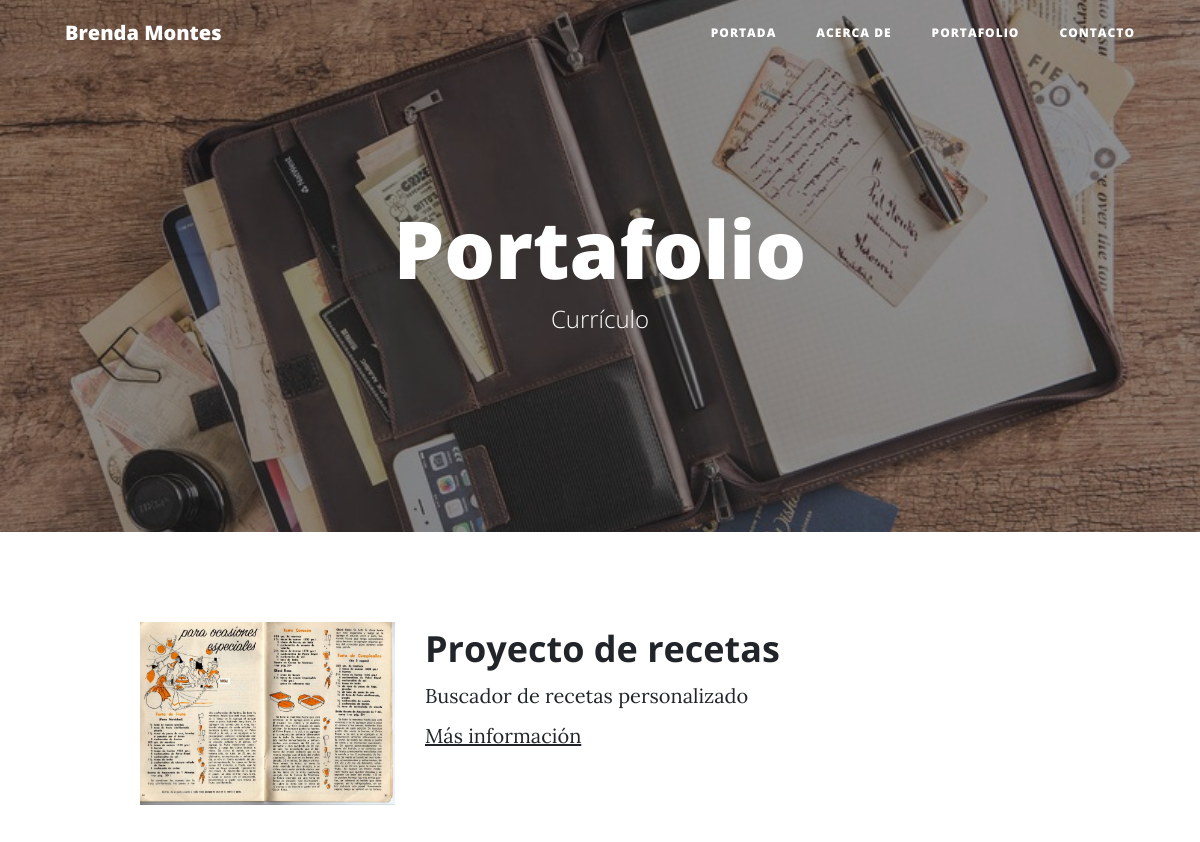
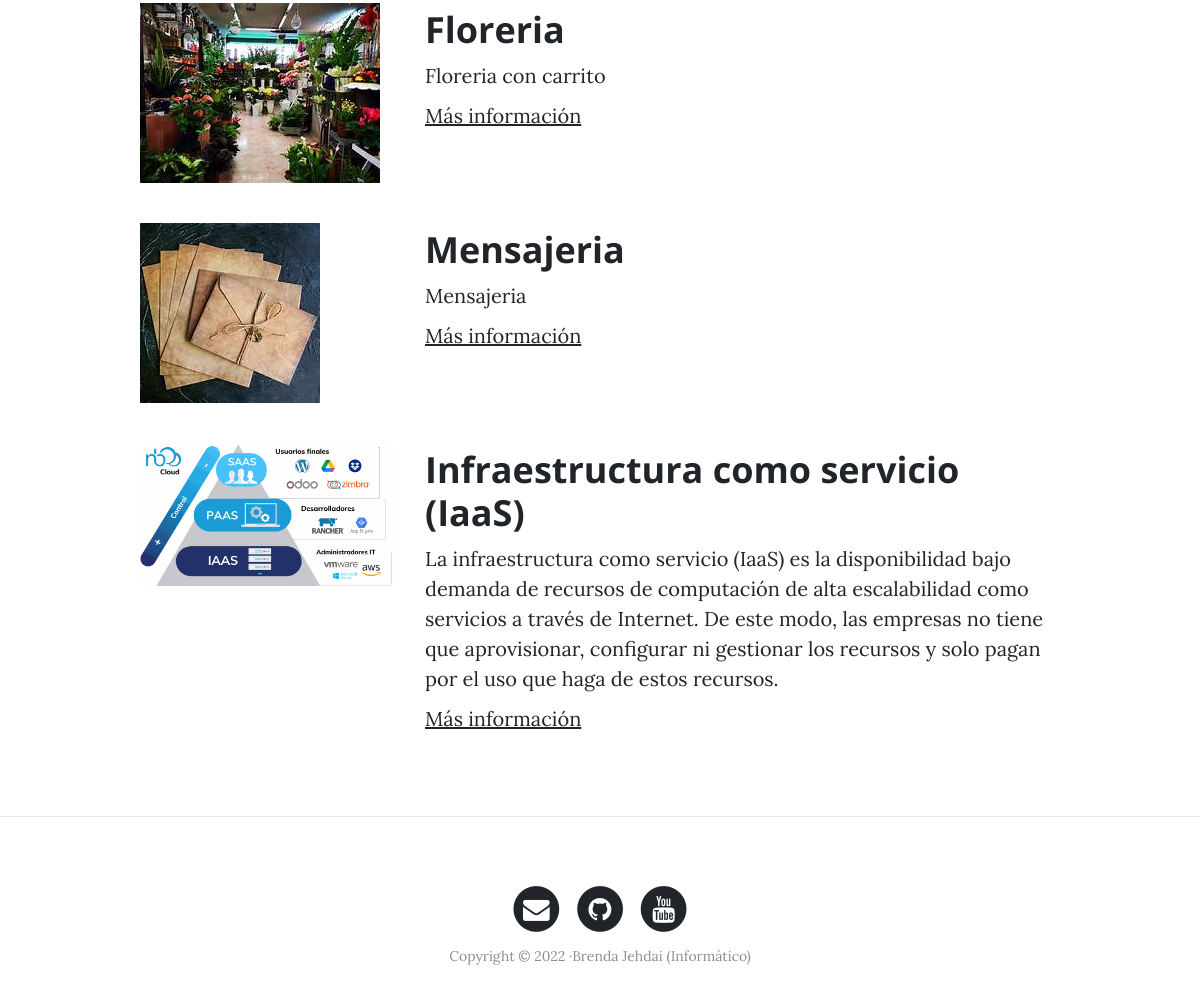
The page /portfolio/ on the database its author committed (2 pictures, top to bottom).
### portfolio/models.py (models this page shows, shortened)
class Project(models.Model):
    title = models.CharField(max_length=200, verbose_name="Título")
    description = models.TextField(verbose_name="Descripción")
    image = models.ImageField(verbose_name="Imagen", upload_to="projects")
    link = models.URLField(verbose_name="Dirección Web", null=True, blank=True)
    created = models.DateTimeField(auto_now_add=True, verbose_name="Fecha de creación")
    updated = models.DateTimeField(auto_now=True, verbose_name="Fecha de edición")
    class Meta:
        verbose_name = "proyecto"
        verbose_name_plural = "proyectos"
        ordering = ["-created"]

### portfolio/views.py (the view)
# urls.py: path('portfolio/', portfolio_views.portfolio, name="portfolio"),
def portfolio(request):
    projects = Project.objects.all()
    return render(request, "portfolio/portfolio.html", {'projects': projects})

### portfolio/templates/portfolio/portfolio.html (shortened to what this page needs)
{% extends 'core/base.html' %}
{% block background %}{% load static %}{% static 'core/img/por.jpg' %}{% endblock %}
{% block headers %}
<h1>Portafolio</h1>
<span class="subheading">Currículo</span>
{% endblock %}
{% block content %}
    {% for project in projects %}
        <div class="row project">
            <div class="col-lg-3 col-md-4 offset-lg-1">
                <img class="img-fluid" src="{{project.image.url}}" alt="">
            </div>
            <div class="col-lg-7 col-md-8">
                <h2 class="section-heading title">{{project.title}}</h2>
                <p>{{project.description}}</p>
                {% if project.link %}
                    <p><a href="{{project.link}}">Más información</a></p>
                {% endif %}
            </div>
        </div>
    {% endfor %}
{% endblock %}

### core/templates/core/base.html (shortened to what this page needs)
<!DOCTYPE html>
<html lang="es">
  <head>
    {% load static %}
    <link href="{% static 'core/vendor/bootstrap/css/bootstrap.min.css' %}" rel="stylesheet">
    <link href="{% static 'core/vendor/font-awesome/css/font-awesome.min.css' %}" rel="stylesheet" type="text/css">
    <link href="{% static 'core/css/clean-blog.min.css' %}" rel="stylesheet">
  </head>
  <body>
    <nav class="navbar navbar-expand-lg navbar-light fixed-top" id="mainNav">
      <div class="container">
        <a class="navbar-brand" href="{% url 'home' %}">Brenda Montes</a>
        <div class="collapse navbar-collapse" id="navbarResponsive">
          <ul class="navbar-nav ml-auto">
            <li class="nav-item">
              <a class="nav-link" href="{% url 'home' %}">Portada</a>
            </li>
            <li class="nav-item">
              <a class="nav-link" href="{% url 'about' %}">Acerca de</a>
            </li>
            <li class="nav-item">
              <a class="nav-link" href="{% url 'portfolio' %}">Portafolio</a>
            </li>
            <li class="nav-item">
              <a class="nav-link" href="{% url 'contact' %}">Contacto</a>
            </li>
          </ul>
        </div>
      </div>
    </nav>
    <header class="masthead" style="background-image: url('{% block background %}{% endblock %}')">
      <div class="overlay"></div>
      <div class="container">
        <div class="row">
          <div class="col-lg-8 col-md-10 mx-auto">
            <div class="site-heading">
              {% block headers %}{% endblock %}
            </div>
          </div>
        </div>
      </div>
    </header>
    <div class="container">
      {% block content %}{% endblock %}
    </div>
    {% if request.path != "/" %}<hr>{% endif %}
    <footer>
      <div class="container">
        <div class="row">
          <div class="col-lg-8 col-md-10 mx-auto">
            <ul class="list-inline text-center">
              <li class="list-inline-item">
                <a href="#">
                  <span class="fa-stack fa-lg">
                    <i class="fa fa-circle fa-stack-2x"></i>
                    <i class="fa fa-envelope fa-stack-1x fa-inverse"></i>
                  </span>
                </a>
              </li>
              <li class="list-inline-item">
                <a href="#">
                  <span class="fa-stack fa-lg">
                    <i class="fa fa-circle fa-stack-2x"></i>
                    <i class="fa fa-github fa-stack-1x fa-inverse"></i>
                  </span>
                </a>
              </li>
              <li class="list-inline-item">
                <a href="#">
                  <span class="fa-stack fa-lg">
                    <i class="fa fa-circle fa-stack-2x"></i>
                    <i class="fa fa-youtube fa-stack-1x fa-inverse"></i>
                  </span>
                </a>
              </li>
            </ul>
            <p class="copyright text-muted">Copyright &copy; 2022 ·Brenda Jehdai (Informático) </p>
          </div>
        </div>
      </div>
    </footer>
  </body>
</html>

### rows shown on the page
Project: image (picture), title "Proyecto de recetas", description "Buscador de recetas personalizado"
Project: image (picture), title "Floreria", description "Floreria con carrito"
Project: image (picture), title "Mensajeria", description "Mensajeria"
Project: image (picture), title "Infraestructura como servicio (IaaS)", description "La infraestructura como servicio (IaaS) es la disponibilidad bajo demanda de recursos de computación de alta escalabilidad como servicios a través de Internet. De este modo, las empresas no tiene que aprovisionar, configurar ni gestionar los recursos y solo pagan por el uso que haga de estos recursos."
